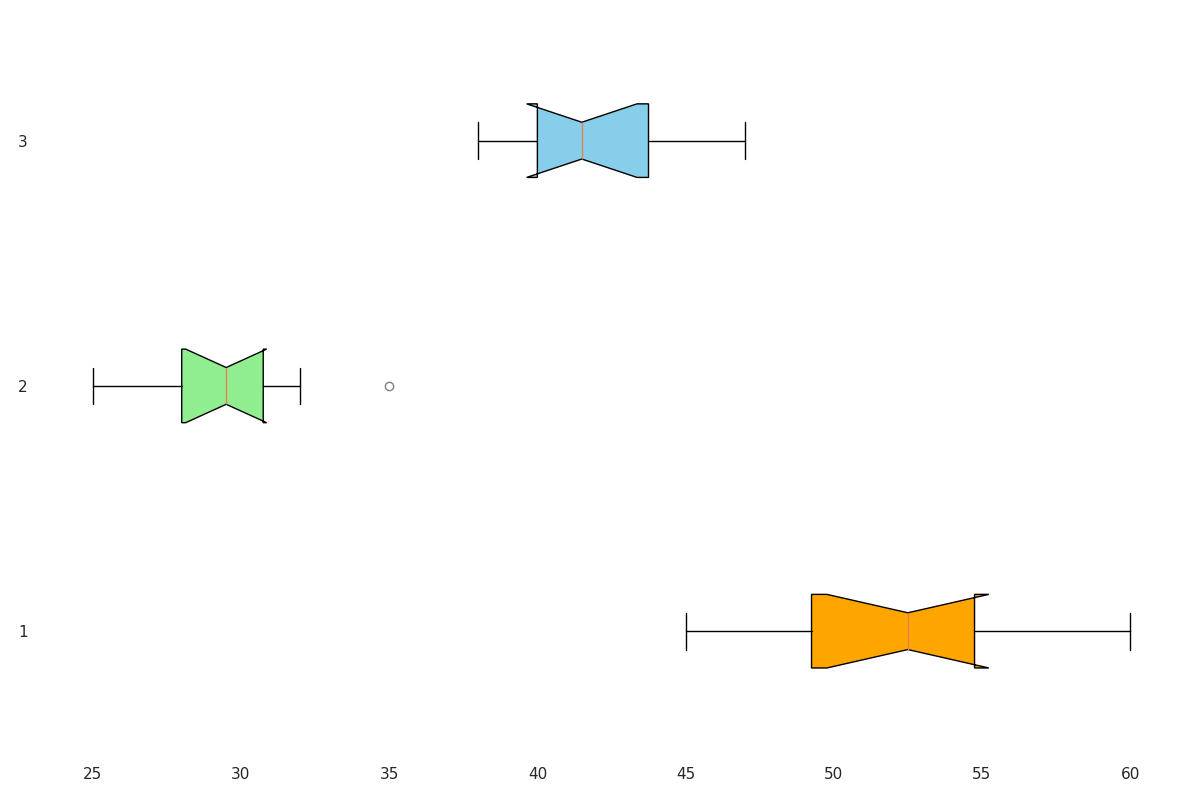

This chart was generated by the following Python code:
import matplotlib.pyplot as plt
import numpy as np

# Yield data
tomatoes_yield = [45, 50, 55, 47, 52, 60, 58, 54, 49, 53]
lettuce_yield = [30, 28, 32, 25, 31, 29, 27, 30, 28, 35]
carrots_yield = [40, 42, 45, 38, 47, 44, 39, 41, 43, 40]

# Combine data for plotting
data = [tomatoes_yield, lettuce_yield, carrots_yield]

# Initialize figure and axis
fig, ax = plt.subplots(figsize=(12, 8))

# Create a horizontal box plot without style elements
box = ax.boxplot(data, vert=False, patch_artist=True,
                 flierprops=dict(marker='o', color='red', alpha=0.5),
                 notch=True)

# Set colors for each box
colors = ['orange', 'lightgreen', 'skyblue']
for patch, color in zip(box['boxes'], colors):
    patch.set_facecolor(color)

# Hide borders
ax.spines['top'].set_visible(False)
ax.spines['right'].set_visible(False)
ax.spines['bottom'].set_visible(False)
ax.spines['left'].set_visible(False)

# Remove labels
ax.set_xlabel("")
ax.set_ylabel("")

# Adjust layout
plt.tight_layout()

# Show plot
plt.show()
